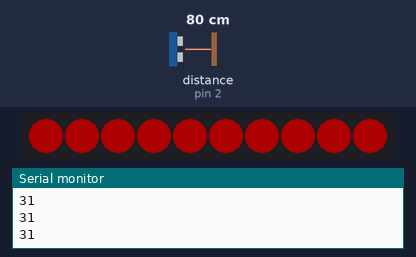
Simulated run of this sketch. Board: Arduino Uno, built with avr-gcc and run on an emulated ATmega328P. Shown: 10 RGB LEDs in strip order, left to right, the last lines printed to the serial monitor. Wiring (inferred from the names in the program): ultrasonic range finder: trigger pin 2; echo pin 2. Inputs (shaded band) come from the test bench; at power-on: distance to the obstacle (sensor on pin 2) 80 cm. Dim RGB values are drawn brighter than linear.

Above: at 1.2 s.
1.3 s: distance to the obstacle (sensor on pin 2) set to 120 cm
At 1.8 s:
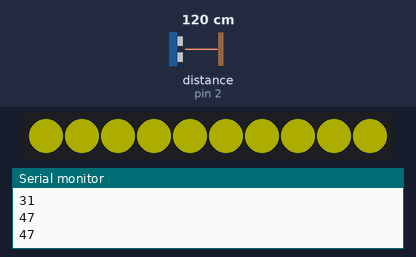
2.9 s: distance to the obstacle (sensor on pin 2) set to 250 cm
At 4.1 s:
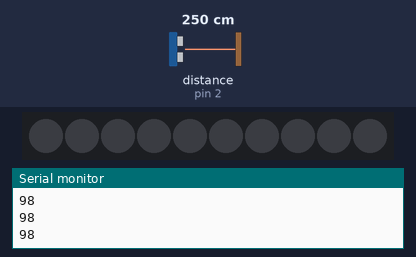
4.4 s: distance to the obstacle (sensor on pin 2) set to 2 cm
At 5.4 s:
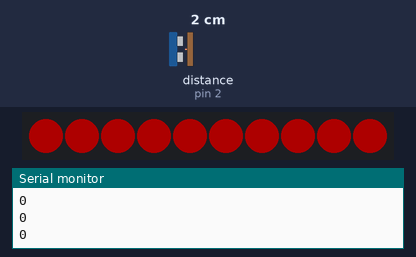
5.9 s: distance to the obstacle (sensor on pin 2) set to 299 cm
At 6.6 s:
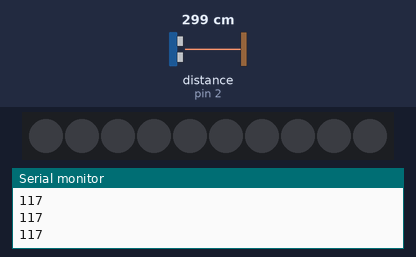
Timing chart, 0 to 8.5 s (numbered marks = the images above; inputs shaded):
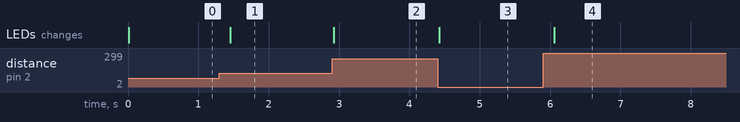

Measured:
- after the input at 1.3 s, the LEDs: change after 0.16 s (image 1)
- after the input at 2.9 s, the LEDs: change at once (image 2)
- after the input at 4.4 s, the LEDs: change at once (image 3)
- after the input at 5.9 s, the LEDs: change after 0.16 s (image 4)

The sketch:

ParkingHelper.ino
```cpp
#include "Ultrasonic.h"
#include <Adafruit_NeoPixel.h>

#define LED_PIN   6
#define LED_COUNT  10
#define BRIGHTNESS 50
#define RANGE_PIN 2

Ultrasonic ultrasonic(RANGE_PIN);
Adafruit_NeoPixel pixels(LED_COUNT, LED_PIN, NEO_GRB + NEO_KHZ800);

int cautionDistance = 72;  // 6 feet
int stopDistance = 36;     // 3 feet
uint32_t cautionColor = pixels.Color(255, 255, 0);
uint32_t stopColor = pixels.Color(255, 0, 0);

void setup()
{
  pixels.begin();
  pixels.fill();
  pixels.show();
  pixels.setBrightness(BRIGHTNESS);
    Serial.begin(9600);

}
void loop()
{
  long rangeInch = ultrasonic.MeasureInInches();
  Serial.println(rangeInch);
  if (rangeInch <= stopDistance) {
    showLight(stopColor);
  } else if (rangeInch <= cautionDistance) {
    showLight(cautionColor);
  } else {
    showLight(0);
  }
  delay(200);
}

void showLight(uint32_t color) {
  pixels.fill(color);
  pixels.show();
}
```
